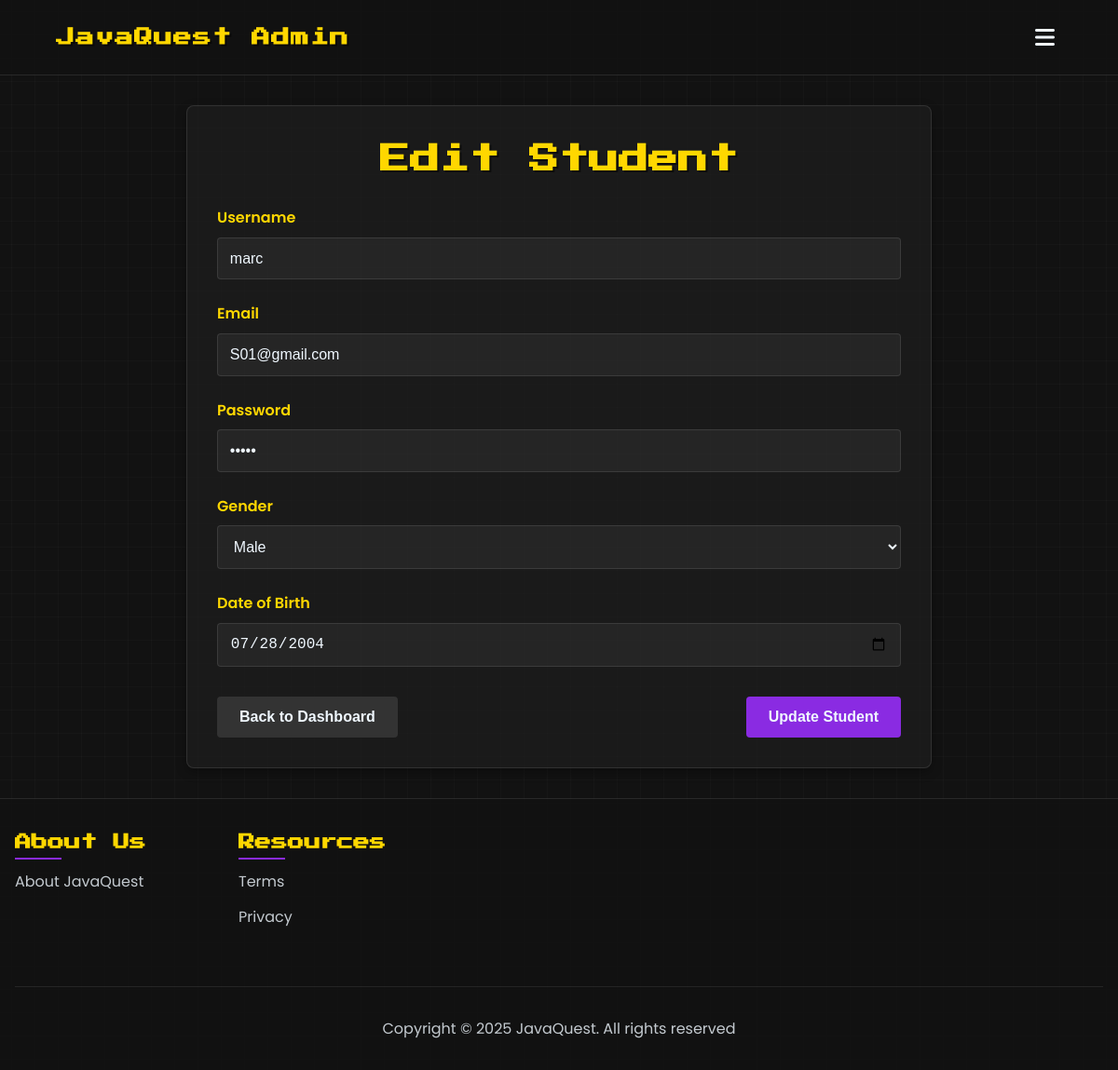
Page /admin/admin-edit.php?type=student&id=S01 (signed in) on the committed database.
### tables this page shows
CREATE TABLE IF NOT EXISTS `student` (
  `student_id` varchar(50) NOT NULL,
  `username` varchar(50) NOT NULL,
  `password` varchar(255) NOT NULL,
  `email` varchar(100) NOT NULL,
  `dob` date NOT NULL,
  `admin_id` varchar(50) NOT NULL,
  `gender` varchar(50) NOT NULL,
  PRIMARY KEY (`student_id`) USING BTREE,
  UNIQUE KEY `username` (`username`,`email`),
  KEY `admin_id` (`admin_id`)
);

### admin/admin-edit.php (the view, shortened to what this page needs)
<?php
include("../conn/conn.php");
$type = isset($_GET['type']) ? $_GET['type'] : '';
$id = isset($_GET['id']) ? $_GET['id'] : '';
$data = [];
if ($type === 'student') {
    $query = "SELECT * FROM STUDENT WHERE student_id = ?";
    $stmt = $conn->prepare($query);
    $stmt->bind_param("s", $id);
    $stmt->execute();
    $result = $stmt->get_result();
    if ($result && $result->num_rows > 0) {
        $data = $result->fetch_assoc();
    } else {
        $_SESSION['message'] = "Student not found.";
        $_SESSION['message_type'] = 'error';
        header('Location: ../admin/admin.php');
        exit();
    }
} elseif ($type === 'question') {
    $_SESSION['message'] = "Question editing not implemented yet.";
    $_SESSION['message_type'] = 'error';
    header('Location: ../admin/admin.php');
    exit();
} else {
    $_SESSION['message'] = "Invalid type specified.";
    $_SESSION['message_type'] = 'error';
    header('Location: ../admin/admin.php');
    exit();
}
?>
<!DOCTYPE html>
<html lang="en">
<head>
    <link rel="stylesheet" href="https://cdnjs.cloudflare.com/ajax/libs/font-awesome/6.4.0/css/all.min.css">
    <link rel="stylesheet" href="../css/admin-new.css">
</head>
<body>
    <header>
        <div class="logo-nav">
            <a href="../admin/admin.php" class="logo">JavaQuest Admin</a>
        </div>
        <div class="auth-container">
            <button class="menu-btn" id="menuBtn">
                <i class="fas fa-bars"></i>
            </button>
        </div>
    </header>
    <div class="container">
        <h1>Edit Student</h1>
        <form method="post" action="">
            <div class="form-group">
                <label for="username">Username</label>
                <input type="text" id="username" name="username" value="<?php echo htmlspecialchars($data['username']); ?>" required>
            </div>
            <div class="form-group">
                <label for="email">Email</label>
                <input type="email" id="email" name="email" value="<?php echo htmlspecialchars($data['email']); ?>" required>
            </div>
            <div class="form-group">
                <label for="password">Password</label>
                <input type="password" id="password" name="password" value="<?php echo htmlspecialchars($data['password']); ?>" required>
            </div>
            <div class="form-group">
                <label for="gender">Gender</label>
                <select id="gender" name="gender">
                    <option value="Male" <?php echo ($data['gender'] === 'Male') ? 'selected' : ''; ?>>Male</option>
                </select>
            </div>
            <div class="form-group">
                <label for="dob">Date of Birth</label>
                <input type="date" id="dob" name="dob" value="<?php echo htmlspecialchars($data['dob']); ?>" required>
            </div>
            <div class="button-group">
                <button type="button" class="back-btn" onclick="window.location.href='../admin/admin.php'">Back to Dashboard</button>
                <button type="submit" class="update-btn">Update Student</button>
            </div>
        </form>
    </div>
    <footer>
        <div class="footer-container">
            <div class="footer-section">
                <h3>About Us</h3>
                <ul>
                    <li><a href="../about-us/about-us.php">About JavaQuest</a></li>
                </ul>
            </div>
            <div class="footer-section">
                <h3>Resources</h3>
                <ul>
                    <li><a href="../term-privacy/term-privacy.php">Terms</a></li>
                    <li><a href="../term-privacy/term-privacy.php">Privacy</a></li>
                </ul>
            </div>
            <div class="footer-copyright">
                <p>Copyright &copy; 2025 JavaQuest. All rights reserved</p>
            </div>
        </div>
    </footer>
</body>
</html>

### css/admin-new.css (style rules this page uses)
:root { --primary-color: #8A2BE2; --secondary-color: #32CD32; --accent-color: #FFD700; --dark-color: #121212; --light-color: #F0F8FF; --success-color: #4CAF50; --danger-color: #FF5252; --gray-color: #333333; --table-header: #1a1a1a; --table-row-hover: rgba(138, 43, 226, 0.1); }
* { margin: 0; padding: 0; box-sizing: border-box; }
body { font-family: 'Poppins', sans-serif; margin: 0; padding: 0; background-color: var(--dark-color); color: var(--light-color); line-height: 1.6; overflow-x: hidden; position: relative; }
body::after { content: ''; position: fixed; top: 0; left: 0; width: 100%; height: 100%; background-image: linear-gradient(0deg, transparent 24%, rgba(255, 255, 255, .02) 25%, rgba(255, 255, 255, .02) 26%, transparent 27%, transparent 74%, rgba(255, 255, 255, .02) 75%, rgba(255, 255, 255, .02) 76%, transparent 77%, transparent), linear-gradient(90deg, transparent 24%, rgba(255, 255, 255, .02) 25%, rgba(255, 255, 255, .02) 26%, transparent 27%, transparent 74%, rgba(255, 255, 255, .02) 75%, rgba(255, 255, 255, .02) 76%, transparent 77%, transparent); background-size: 50px 50px; opacity: 1; z-index: -1; pointer-events: none; }
h1, h2, h3, .logo { font-family: 'Press Start 2P', cursive; }
header { display: flex; justify-content: space-between; align-items: center; padding: 20px 5%; background-color: rgba(18, 18, 18, 0.95); width: 100%; z-index: 1000; border-bottom: 1px solid rgba(255, 255, 255, 0.1); position: relative; }
.logo-nav { display: flex; align-items: center; gap: 30px; }
.logo { text-decoration: none; color: var(--accent-color); font-size: 20px; font-weight: bold; text-shadow: 2px 2px 0 rgba(0, 0, 0, 0.5); letter-spacing: 1px; transition: all 0.3s; }
.menu-btn { font-size: 1.5rem; background: none; border: none; color: var(--light-color); cursor: pointer; display: flex; align-items: center; padding: 0.5rem; transition: all 0.3s; z-index: 1010; }
footer { background-color: rgba(18, 18, 18, 0.95); color: var(--light-color); padding: 2rem 0; margin-top: 2rem; border-top: 1px solid rgba(255, 255, 255, 0.1); }
.footer-container { max-width: 1200px; margin: 0 auto; padding: 0 1rem; display: grid; grid-template-columns: repeat(auto-fit, minmax(200px, 1fr)); gap: 2rem; }
.footer-section h3 { color: var(--accent-color); margin-bottom: 1rem; font-size: 1.1rem; position: relative; display: inline-block; }
.footer-section h3::after { content: ''; position: absolute; bottom: -5px; left: 0; width: 50px; height: 2px; background-color: var(--primary-color); }
.footer-section ul { list-style: none; }
.footer-section ul li { margin-bottom: 0.8rem; }
.footer-section ul li a { color: var(--light-color); text-decoration: none; transition: all 0.3s; opacity: 0.8; }
.footer-copyright { text-align: center; padding-top: 2rem; grid-column: 1 / -1; color: var(--light-color); opacity: 0.8; border-top: 1px solid rgba(255, 255, 255, 0.1); margin-top: 1rem; }

### admin/admin-edit.php (style rules this page uses)
.container { max-width: 800px; margin: 2rem auto; padding: 2rem; background-color: rgba(30, 30, 30, 0.7); border-radius: 8px; box-shadow: 0 4px 12px rgba(0, 0, 0, 0.3); border: 1px solid rgba(255, 255, 255, 0.1); }
h1 { color: var(--accent-color); margin-bottom: 1.5rem; text-align: center; text-shadow: 2px 2px 0 rgba(0, 0, 0, 0.5); }
.form-group { margin-bottom: 1.5rem; }
label { display: block; margin-bottom: 0.5rem; font-weight: 600; color: var(--accent-color); }
input[type="text"], input[type="email"], input[type="password"], input[type="date"], select { width: 100%; padding: 0.8rem; border: 1px solid rgba(255, 255, 255, 0.1); border-radius: 4px; font-size: 1rem; background-color: rgba(255, 255, 255, 0.05); color: var(--light-color); }
.button-group { display: flex; justify-content: space-between; margin-top: 2rem; }
.back-btn, .update-btn { padding: 0.8rem 1.5rem; border: none; border-radius: 4px; cursor: pointer; font-size: 1rem; font-weight: 600; transition: all 0.3s; }
.back-btn { background-color: var(--gray-color); color: var(--light-color); }
.update-btn { background-color: var(--primary-color); color: var(--light-color); }

### rows in the picture
student: username "marc", email "S01@gmail.com", gender "Male", dob "07/28/2004"
